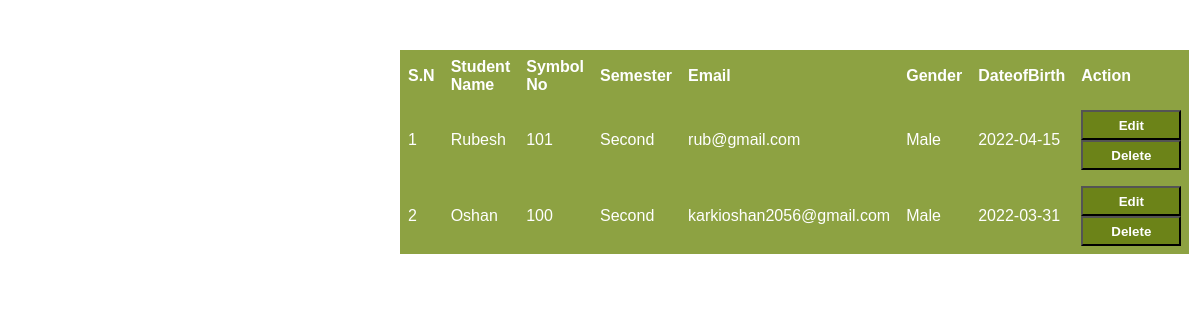
Page /manage_student.php on the committed database.
### tables this page shows
CREATE TABLE `student` (
  `id` int(11) UNSIGNED NOT NULL,
  `Student_Name` varchar(100) NOT NULL,
  `SymbolNo` varchar(100) NOT NULL,
  `Student_Email` varchar(100) NOT NULL,
  `Student_Gender` varchar(100) NOT NULL,
  `Student_dob` date NOT NULL,
  `ClassName` varchar(100) NOT NULL
);

### manage_student.php (the view, shortened to what this page needs)
<?php
$conn=mysqli_connect('localhost','root','','result');
$sql = "SELECT * FROM student";
$res = mysqli_query($conn, $sql);
$data = [];
if (mysqli_num_rows($res) > 0) {
		while ($row = mysqli_fetch_assoc($res)) {
		array_unshift($data, $row);
	}
}
?>
<!DOCTYPE html>
<html>
<head>
    <link rel="stylesheet" href="all.css">
</head>
<body>
    <table>
      <tr>
        <th>S.N</th>
        <th>Student Name</th>
        <th>Symbol No</th>
        <th>Semester</th>
        <th> Email</th>
        <th> Gender</th>
        <th>DateofBirth</th>
        <th>Action </th>
      </tr>
      <?php
      $i=1;
      foreach ($data as  $d) {
			?>
      <tr>
        <td><?php echo $i++; ?></td>
        <td><?php echo $d['Student_Name']; ?></td>
        <td><?php echo $d['SymbolNo']; ?></td>
        <td><?php echo $d['ClassName'];?></td>
        <td><?php echo $d['Student_Email']; ?></td>
        <td><?php echo $d['Student_Gender']; ?></td>
        <td><?php echo $d['Student_dob']; ?></td>
        <td>
          <button>
        <a href="editStudent.php?id=<?php echo $d['id'] ?>">edit</a>
      </button>
        <button>
        <a href="delete_student.php?id=<?php echo $d['id'] ?>" onclick = "return confirm('are you sure to delete??')">delete</a></td>
      </tr>
      <?php } ?>
    </table>
</body>
</html>

### all.css (style rules this page uses)
table { border-collapse: collapse; width: 50%; margin: 0 auto; margin-top: 50px; margin-left: 400px; }
th, td { text-align: left; padding: 8px; background-color: #8DA242; color: #fff; }
th { font-weight: 600; }
td a { color: #fff; text-decoration: none; text-transform: capitalize; font-weight: 600; }
button { width: 100px; height: 30px; background-color: #6c8318; }
tr:nth-child(even) { background-color: #f2f2f2; }
* { margin: 0; padding: 0; font-family: 'Poppins', sans-serif; }

### rows in the picture
student: Student_Name "Rubesh", SymbolNo "101", ClassName "Second", Student_Email "rub@gmail.com", Student_Gender "Male", Student_dob "2022-04-15"
student: Student_Name "Oshan", SymbolNo "100", ClassName "Second", Student_Email "karkioshan2056@gmail.com", Student_Gender "Male", Student_dob "2022-03-31"
